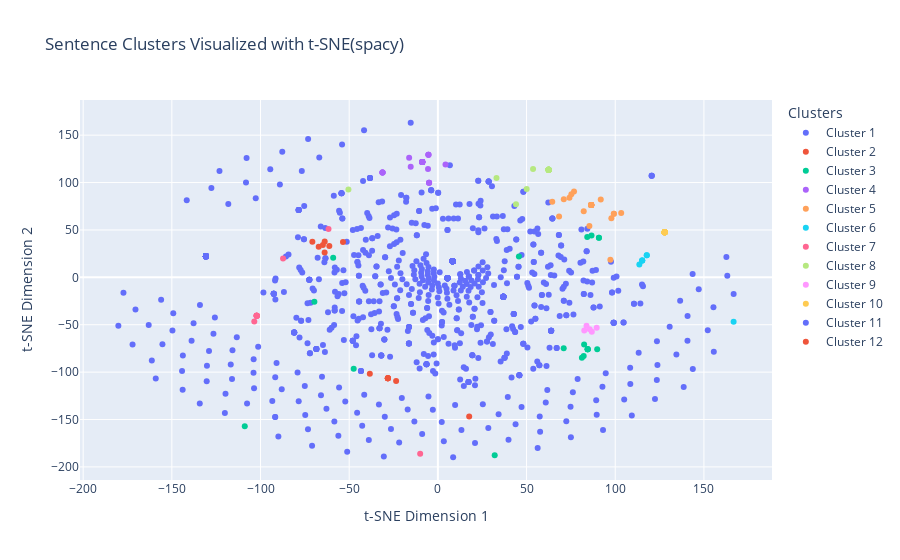

Notebook code cell kept with this figure:
### Code cell
fig = go.Figure()


for i in range(num_clusters):
    indices = labels_spacy == i
    fig.add_trace(go.Scatter(
        x=reduced_vectors_2d[indices, 0],
        y=reduced_vectors_2d[indices, 1],
        mode='markers',
        name=f'Cluster {i + 1}'
    ))

fig.update_layout(
    title='Sentence Clusters Visualized with t-SNE(spacy)',
    xaxis_title='t-SNE Dimension 1',
    yaxis_title='t-SNE Dimension 2',
    legend_title="Clusters"
)

pio.show(fig)

### Figure 1 — Plotly figure (JSON) as saved in the notebook; plotly's stock layout.template omitted (floating-point values rounded to 4 significant figures; data arrays with more than 128 entries replaced by an {"elided": "..."} marker saying what was removed)
{"data": [{"mode": "markers", "name": "Cluster 1", "type": "scatter", "x": {"elided": "1016 float values"}, "y": {"elided": "1016 float values"}}, {"mode": "markers", "name": "Cluster 2", "type": "scatter", "x": [-38.37, -28.21, -28.21, -28.21, -28.21, -23.55, -28.21], "y": [-101.7, -106.5, -106.5, -106.5, -106.5, -109.2, -106.5]}, {"mode": "markers", "name": "Cluster 3", "type": "scatter", "x": [84.47, 45.69, -69.63, 84.47, -59.04, -108.9, 84.21, 89.83, 32.04, -47.47, 90.8, 86.63, 82.21, 82.46, 81.2, 90.8, 84.47, 84.47, 70.94], "y": [-75.77, 22.05, -25.8, -75.77, 20.72, -157.0, 42.5, -75.8, -187.8, -96.36, 41.85, 44.24, -82.89, -70.9, -84.95, 41.85, -75.77, -75.77, -74.93]}, {"mode": "markers", "name": "Cluster 4", "type": "scatter", "x": [-8.82, -8.82, -16.21, -5.559, -8.82, -4.965, -4.965, -4.965, -5.336, -5.336, -8.82, -8.82, -8.82, -8.82, -8.82, -8.82, -8.82, -31.23, -31.23, 4.297, -8.82, -8.82, -15.32, -31.23, -8.82, -31.23, -8.82, -5.336], "y": [121.8, 121.8, 126.1, 114.3, 121.8, 99.7, 99.7, 99.7, 129.4, 129.4, 121.8, 121.8, 121.8, 121.8, 121.8, 121.8, 121.8, 110.6, 110.6, 119.0, 121.8, 121.8, 116.7, 110.6, 121.8, 110.6, 121.8, 129.4]}, {"mode": "markers", "name": "Cluster 5", "type": "scatter", "x": [86.44, 91.83, 86.44, 86.44, 86.44, 70.99, 86.44, 64.49, 86.44, 99.22, 76.76, 68.32, 86.44, 86.44, 97.81, 74.18, 75.25, 97.25, 86.44, 99.22, 85.43, 103.4, 82.23, 86.44, 86.44, 86.44, 86.44], "y": [76.34, 82.24, 76.34, 76.34, 76.34, 82.25, 76.34, 79.82, 76.34, 67.01, 90.47, 64.22, 76.34, 76.34, 62.37, 83.97, 87.78, 18.56, 76.34, 67.01, 54.11, 67.9, 69.73, 76.34, 76.34, 76.34, 76.34]}, {"mode": "markers", "name": "Cluster 6", "type": "scatter", "x": [117.8, 166.7, 115.2, 115.2, 115.2, 113.6, 117.8], "y": [23.36, -46.81, 17.83, 17.83, 17.83, 13.44, 23.36]}, {"mode": "markers", "name": "Cluster 7", "type": "scatter", "x": [-102.2, -102.2, -102.2, -9.991, -87.3, -103.5, -102.2, -102.2, -102.2, -102.2, -61.67], "y": [-40.5, -40.5, -40.5, -186.1, 19.86, -46.53, -40.5, -40.5, -40.5, -40.5, 50.99]}, {"mode": "markers", "name": "Cluster 8", "type": "scatter", "x": [62.43, 62.43, 62.43, 62.43, 62.43, 62.43, 33.04, 62.43, 44.06, 62.43, 62.43, 53.67, 62.43, 62.43, 62.43, -50.44, 62.43, 62.43, 62.43, 62.43, 62.43, 62.43, 50.06, 62.43, 62.43, 62.43], "y": [113.4, 113.4, 113.4, 113.4, 113.4, 113.4, 104.9, 113.4, 77.11, 113.4, 113.4, 114.3, 113.4, 113.4, 113.4, 92.68, 113.4, 113.4, 113.4, 113.4, 113.4, 113.4, 93.3, 113.4, 113.4, 113.4]}, {"mode": "markers", "name": "Cluster 9", "type": "scatter", "x": [89.53, 83.8, 82.54, 86.8, 85.6], "y": [-53.05, -50.94, -56.12, -57.43, -54.82]}, {"mode": "markers", "name": "Cluster 10", "type": "scatter", "x": [127.9, 127.9, 127.9, 127.9, 127.9, 127.9, 127.9, 127.9, 127.9, 127.9, 127.9, 127.9, 127.9, 127.9, 127.9, 127.9, 127.9, 127.9, 127.9, 127.9, 127.9, 127.9, 127.9, 127.9], "y": [47.67, 47.67, 47.67, 47.67, 47.67, 47.67, 47.67, 47.67, 47.67, 47.67, 47.67, 47.67, 47.67, 47.67, 47.67, 47.67, 47.67, 47.67, 47.67, 47.67, 47.67, 47.67, 47.67, 47.67]}, {"mode": "markers", "name": "Cluster 11", "type": "scatter", "x": [10.91, 10.91, 13.12], "y": [-55.72, -55.72, -58.88]}, {"mode": "markers", "name": "Cluster 12", "type": "scatter", "x": [-67.19, -53.5, -63.82, 17.66, -63.86, -61.22, -64.84, -70.77], "y": [32.35, 37.32, 37.87, -146.8, 26.32, 33.08, 34.2, 37.55]}], "layout": {"legend": {"title": {"text": "Clusters"}}, "title": {"text": "Sentence Clusters Visualized with t-SNE(spacy)"}, "xaxis": {"title": {"text": "t-SNE Dimension 1"}}, "yaxis": {"title": {"text": "t-SNE Dimension 2"}}}}
